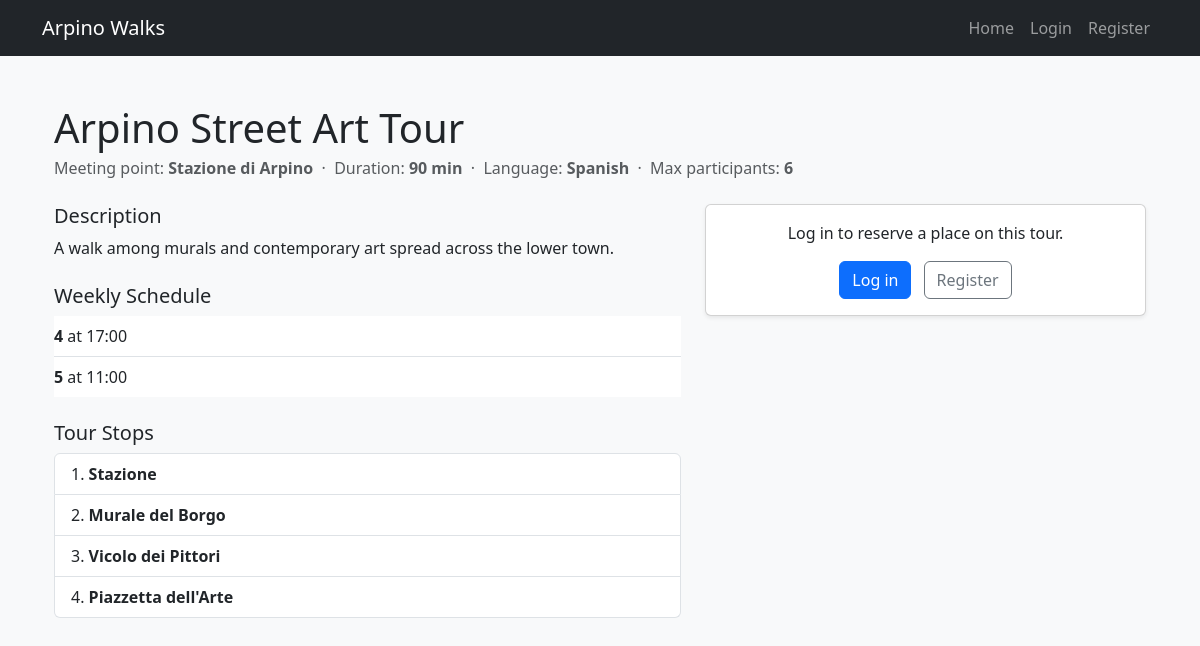
/tours/3, run on the app's committed database.
### tables this page shows
CREATE TABLE tours (
    id INTEGER PRIMARY KEY AUTOINCREMENT,
    guide_id INTEGER NOT NULL,
    title TEXT NOT NULL,
    meeting_point TEXT NOT NULL,
    duration_minutes INTEGER NOT NULL CHECK(duration_minutes > 0),
    language TEXT NOT NULL CHECK(language IN ('Italian', 'English', 'Spanish', 'Portuguese', 'German')),
    max_participants INTEGER NOT NULL CHECK(max_participants > 0),
    description TEXT NOT NULL,
    created_at TEXT NOT NULL,
    FOREIGN KEY (guide_id) REFERENCES users(id) ON DELETE CASCADE
);

CREATE TABLE tour_schedules (
    id INTEGER PRIMARY KEY AUTOINCREMENT,
    tour_id INTEGER NOT NULL,
    weekday INTEGER NOT NULL CHECK(weekday BETWEEN 0 AND 6),
    start_time TEXT NOT NULL,
    UNIQUE(tour_id, weekday),
    FOREIGN KEY (tour_id) REFERENCES tours(id) ON DELETE CASCADE
);

CREATE TABLE tour_stops (
    id INTEGER PRIMARY KEY AUTOINCREMENT,
    tour_id INTEGER NOT NULL,
    stop_order INTEGER NOT NULL CHECK(stop_order > 0),
    stop_name TEXT NOT NULL,
    UNIQUE(tour_id, stop_order),
    FOREIGN KEY (tour_id) REFERENCES tours(id) ON DELETE CASCADE
);

### app.py (the view)
@app.route("/tours/<int:tour_id>")
def tour_detail(tour_id):
    tour = tour_dao.get_tour_by_id(tour_id)
    if tour is None:
        flash("Tour not found.", "warning")
        return redirect(url_for("index"))
    schedules = tour_schedule_dao.get_schedules_by_tour(tour_id)
    stops = tour_stop_dao.get_stops_by_tour(tour_id)
    photos = tour_photo_dao.get_photos_by_tour(tour_id)
    available_dates = []
    if current_user.is_authenticated:
        available_dates = reservation_utils.get_available_dates_for_tour(schedules)
    return render_template("tour_detail.html", tour=tour, schedules=schedules, stops=stops, photos=photos, available_dates=available_dates)

### dao/tour_dao.py (called while the page is built)
def get_tour_by_id(tour_id):
    conn = get_connection()
    cur = conn.cursor()
    cur.execute("""
        SELECT
            t.id,
            t.guide_id,
            t.title,
            t.meeting_point,
            t.duration_minutes,
            t.language,
            t.max_participants,
            t.description,
            t.created_at,
            u.first_name || ' ' || u.last_name AS guide_name
        FROM tours t, users u
        WHERE t.guide_id = u.id AND t.id = ?
    """, (tour_id,))
    tour = cur.fetchone()
    cur.close()
    conn.close()
    return tour

### dao/tour_photo_dao.py (called while the page is built)
def get_photos_by_tour(tour_id):
    conn = get_connection()
    cur = conn.cursor()
    cur.execute("""
        SELECT photo_order, image_path
        FROM tour_photos
        WHERE tour_id = ?
        ORDER BY photo_order
    """, (tour_id,))
    photos = cur.fetchall()
    cur.close()
    conn.close()
    return photos

### dao/tour_schedule_dao.py (called while the page is built)
def get_schedules_by_tour(tour_id):
    conn = get_connection()
    cur = conn.cursor()
    cur.execute("""
        SELECT weekday, start_time
        FROM tour_schedules
        WHERE tour_id = ?
        ORDER BY weekday
    """, (tour_id,))
    schedules = cur.fetchall()
    cur.close()
    conn.close()
    return schedules

### dao/tour_stop_dao.py (called while the page is built)
def get_stops_by_tour(tour_id):
    conn = get_connection()
    cur = conn.cursor()
    cur.execute("""
        SELECT stop_order, stop_name
        FROM tour_stops
        WHERE tour_id = ?
        ORDER BY stop_order
    """, (tour_id,))
    stops = cur.fetchall()
    cur.close()
    conn.close()
    return stops

### db/database.py (called while the page is built)
def get_connection():
    conn = sqlite3.connect(DB_PATH)
    conn.row_factory = sqlite3.Row
    conn.execute("PRAGMA foreign_keys = ON;")
    return conn

### templates/tour_detail.html (shortened to what this page needs)
{% extends 'base.html' %}
{% block content %}
<div class="container py-4">
  <div class="row mb-4">
    <div class="col-12">
      <h1 class="mb-1">{{ tour.title }}</h1>
      <p class="text-muted mb-0">
         Meeting point: <strong>{{ tour.meeting_point }}</strong>
        &nbsp;·&nbsp;
         Duration: <strong>{{ tour.duration_minutes }} min</strong>
        &nbsp;·&nbsp;
         Language: <strong>{{ tour.language }}</strong>
        &nbsp;·&nbsp;
         Max participants: <strong>{{ tour.max_participants }}</strong>
      </p>
    </div>
  </div>
  <div class="row g-4">
    <div class="col-12 col-lg-7">
      <section class="mb-4">
        <h2 class="h5 mb-2">Description</h2>
        <p>{{ tour.description }}</p>
      </section>
      <section class="mb-4">
        <h2 class="h5 mb-2">Weekly Schedule</h2>
        {% if schedules %}
        <ul class="list-group list-group-flush">
          {% for schedule in schedules %}
          <li class="list-group-item px-0">
            <strong>{{schedule.weekday }}</strong> at {{ schedule.start_time }}
          </li>
          {% endfor %}
        </ul>
        {% else %}
        <p class="text-muted">No schedule available.</p>
        {% endif %}
      </section>
      <section class="mb-4">
        <h2 class="h5 mb-2">Tour Stops</h2>
        {% if stops %}
        <ol class="list-group list-group-numbered">
          {% for stop in stops %}
          <li class="list-group-item">
            <strong>{{ stop.stop_name }}</strong>
          </li>
          {% endfor %}
        </ol>
        {% else %}
        <p class="text-muted">No stops listed for this tour.</p>
        {% endif %}
      </section>
    </div>
    <div class="col-12 col-lg-5">
      {% if current_user.is_authenticated and current_user.role == "participant" %}
      <div class="card shadow-sm">
        <div class="card-body">
          <h2 class="h5 card-title mb-3">Reserve a place</h2>
          {% if available_dates %}
          <form method="POST" action="{{ url_for('reserve_tour', tour_id=tour.id) }}" novalidate>
            <div class="mb-3">
              <label for="tour_date" class="form-label">Select a date</label>
              <select id="tour_date" name="tour_date" class="form-select" required>
                <option value="" disabled selected>Choose a date...</option>
                {% for slot in available_dates %}
                <option value="{{ slot.date }}">
                  {{ slot.date }} — {{ slot.weekday }} at {{ slot.start_time }}
                </option>
                {% endfor %}
              </select>
            </div>
            <div class="mb-3">
              <label class="form-label">Additional participants (optional, max 3)</label>
              <p class="text-muted small mb-2">
                Your reservation already includes you. You can add up to 3 more people.
              </p>
              <div id="guest-list">
              </div>
              <button
                type="button"
                class="btn btn-outline-secondary btn-sm mt-2"
                id="add-guest-btn"
              >
                + Add person
              </button>
              <p class="text-muted small mt-1" id="guest-limit-msg" style="display: none;">
                Maximum of 3 additional participants reached.
              </p>
            </div>
            <div class="d-grid">
              <button type="submit" class="btn btn-primary">Confirm reservation</button>
            </div>
          </form>
          {% else %}
          <p class="text-muted">No available dates for this tour in the next 30 days.</p>
          {% endif %}
        </div>
      </div>
      {% elif current_user.is_authenticated and current_user.role == "guide" %}
      {% else %}
      <div class="card shadow-sm">
        <div class="card-body text-center">
          <p class="mb-3">Log in to reserve a place on this tour.</p>
          <a href="{{ url_for('login') }}" class="btn btn-primary">Log in</a>
          <a href="{{ url_for('register') }}" class="btn btn-outline-secondary ms-2">Register</a>
        </div>
      </div>
      {% endif %}
    </div>
  </div>
</div>
{% endblock %}

### static/styles/styles.css (style rules this page uses)
body { background-color: #f8f9fa; }
h1, h2, h3 { color: #212529; }

### data on the page
tours: title "Arpino Street Art Tour", meeting_point "Stazione di Arpino", duration_minutes "90", language "Spanish", max_participants "6", description "A walk among murals and contemporary art spread across the lower town."
tour_schedules: weekday "4", start_time "17:00"
tour_schedules: weekday "5", start_time "11:00"
tour_stops: stop_name "Stazione"
tour_stops: stop_name "Murale del Borgo"
tour_stops: stop_name "Vicolo dei Pittori"
tour_stops: stop_name "Piazzetta dell'Arte"
